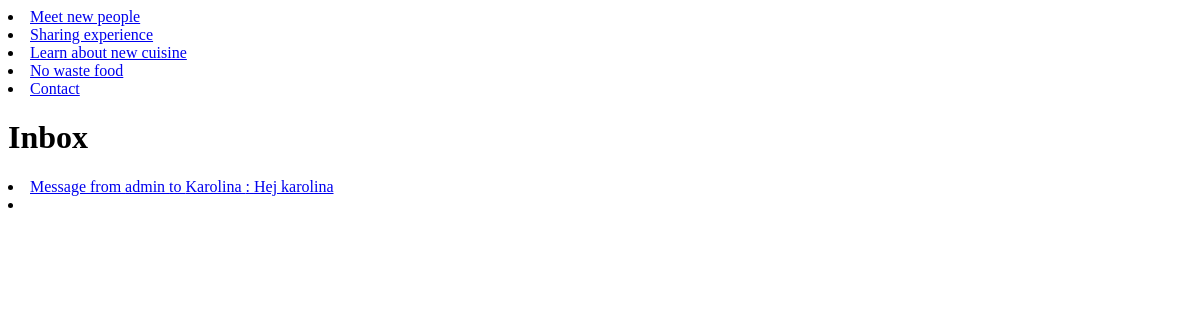
The page /inbox/ (signed in) on the database as committed earlier.
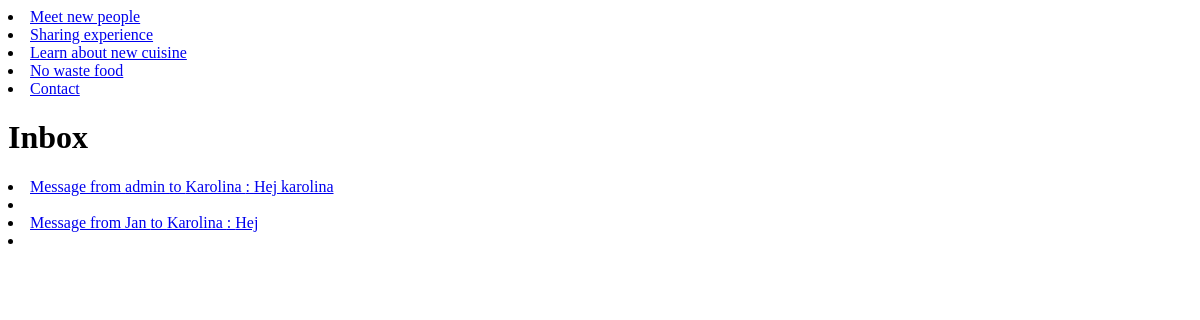
The same page on the database as committed later.
### cooking/models.py (models this page shows)
class Message(models.Model):
    sender = models.ForeignKey(User, related_name="sender",on_delete=models.CASCADE)
    receiver = models.ForeignKey(User, related_name="receiver",on_delete=models.CASCADE)
    msg_content = models.CharField(max_length=256)
    date = models.DateField(default=datetime.now)

### cooking/views.py (the view)
# urls.py: path('inbox/', InboxView.as_view(), name="inbox"),
class InboxView(View):
    def get(self, request):
        if request.user.is_authenticated:
            message_list = Message.objects.filter(receiver=request.user.id)
            return render(request, "show_message.html", {'message_list': message_list}, )

### cooking/templates/show_message.html
<li><a href="{% url 'meet' %}">Meet new people</a></li>
<li><a href="{% url 'experience' %}">Sharing experience</a></li>
<li><a href="{% url 'cuisine' %}">Learn about new cuisine</a></li>
<li><a href="{% url 'waste_food' %}">No waste food</a></li>
<li><a href="{% url 'contact' %}">Contact</a></li>
<h1>Inbox</h1>
{% for message in message_list %}
<li><a  href="/message_detail/{{ message.id }}">Message from {{message.sender}} to {{message.receiver}} : {{ message.msg_content }}<li>
{% endfor %}

Rows that differ between the two databases and show on the page:
added Message: sender "Jan", receiver "Karolina", msg_content "Hej"
